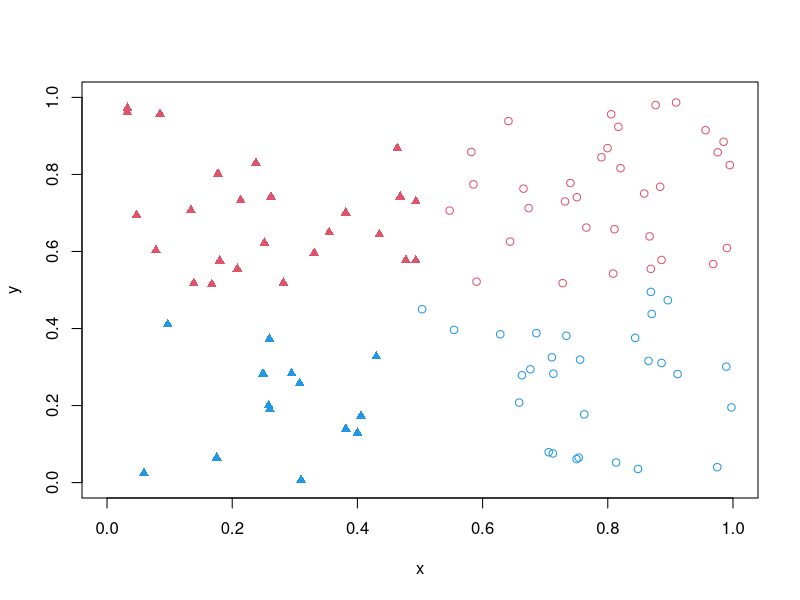
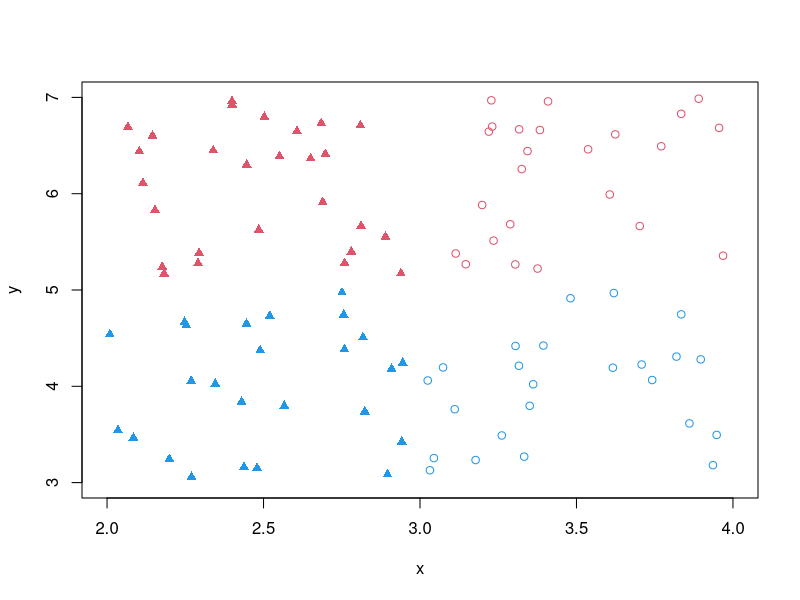

Generate these figures, in order, with R:
x <- runif(100)
y <- runif(100)
plot(x,y,xlim=c(0,1),ylim=c(0,1),col=ifelse(y>0.5,2,4),pch=ifelse(x>0.5,1,17))

x <- runif(100, min = 2, max = 4)
y <- runif(100, min = 3, max = 7)
plot(x,y,xlim=c(2,4),ylim=c(3,7),col=ifelse(y>5,2,4),pch=ifelse(x>3,1,17))
